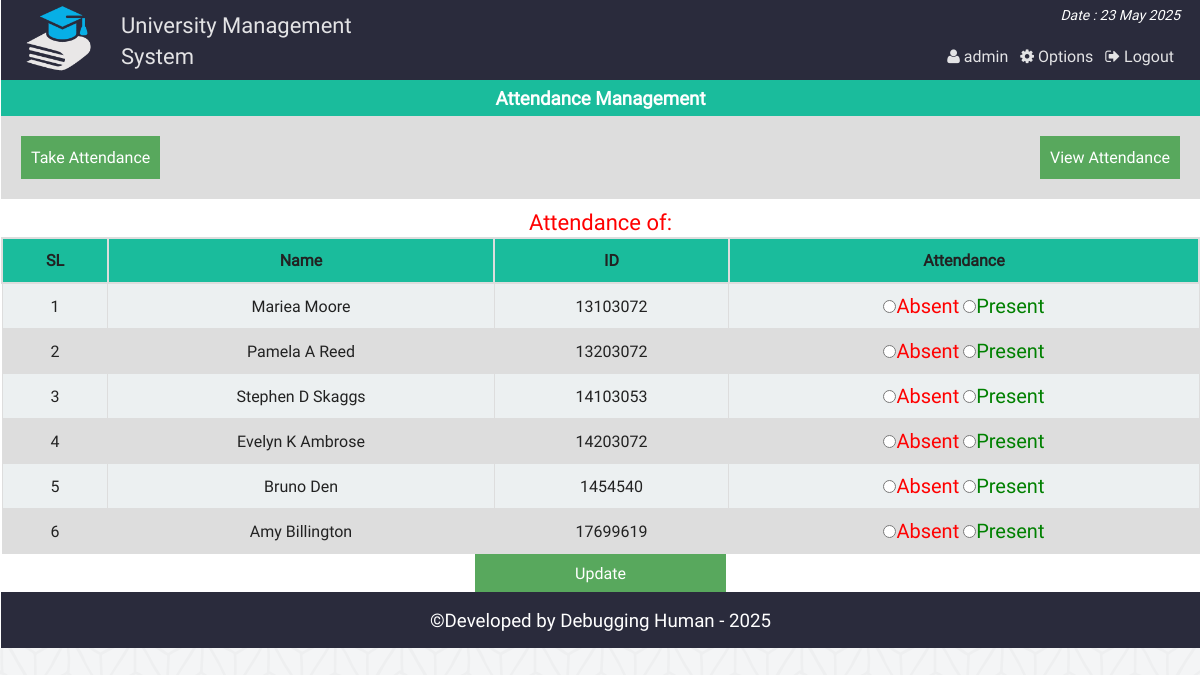
/att_single_view.php (signed in), run on an earlier commit of the app's database.
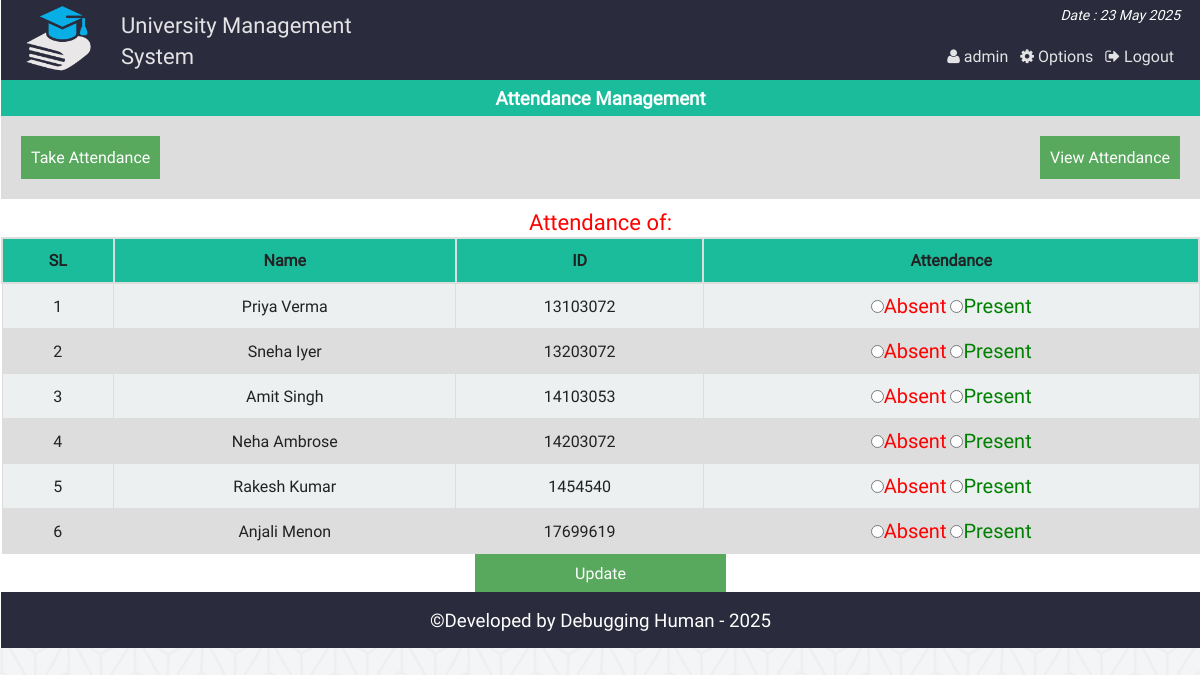
And on a later commit of the database.
### tables this page shows
CREATE TABLE `at_student` (
  `id` int(11) NOT NULL,
  `name` varchar(40) NOT NULL,
  `st_id` int(11) NOT NULL
);

CREATE TABLE `attn` (
  `id` int(11) NOT NULL,
  `st_id` int(11) NOT NULL,
  `atten` varchar(50) NOT NULL,
  `at_date` date NOT NULL
);

### php/functions.php (called while the page is built, shortened)
<?php
class login_registration_class{
	public function attn_all_student($date){
		global $conn;
		$res = $conn->query("select at_student.name, attn.*
			from at_student
			inner join attn
			on at_student.st_id = attn.st_id
			where at_date = '$date' ");
		return $res;
	}
};
?>

### att_single_view.php (the view, shortened to what this page needs)
<?php
	require "php/config.php";
	require_once "php/functions.php";
	$user = new login_registration_class();
?>
<?php
include "php/headertop_admin.php";
?>
<div class="all_student fix">
		<h3 style="text-align:center;color:#fff;margin:0;padding:5px;background:#1abc9c">Attendance Management</h3>
		<div  class="fix" style="background:#ddd;padding:20px;">
			<span style="float:left;"><a style="color:#fff;" href="class_att.php"><button style="background:#58A85D;border:none;color:#fff;padding:10px;">Take Attendance</button></a></span>
			<span style="float:right;"><a style="color:#fff;" href="att_view.php"> <button style="background:#58A85D;border:none;color:#fff;padding:10px;">View Attendance</button></a></span>
		</div>
		<p style="text-align:center;color:#34495e;margin:0;padding-top:8px;color:red;font-size:22px;">
			<?php echo "Attendance of: ".$date;?>
		</p>
	<form action="" method="post">
		<table class="tab_one" style="text-align:center;">
			<tr>
				<th style="text-align:center;">SL</th>
				<th style="text-align:center;">Name</th>
				<th style="text-align:center;">ID</th>
				<th style="text-align:center;">Attendance</th>
			</tr>
			<?php
			$i=0;
				$std = $user->attn_all_student($date);
				if($std){
				while($rows = $std->fetch_assoc()){
				$i++;
		?>
			<tr>
				<td><?php echo $i;?></td>
				<td><?php echo $rows['name'];?></td>
				<td><?php echo $rows['st_id'];?></td>
				<td>
					<label style="color:red;font-size:20px"><input type="radio" name="attn[<?php echo $rows['st_id'];?>]" value="absent" <?php if($rows['atten'] == "absent") echo "checked";?>/>Absent</label>
					<label style="color:green;font-size:20px"> <input type="radio" name="attn[<?php echo $rows['st_id'];?>]" value="present" <?php if($rows['atten'] == "present") echo "checked";?>/>Present</label>
				</td>
			</tr>
			<?php
			} }else echo "failed";
				?>
		</table>
		<center>
		<span><input style="<text-align:right></text-align:right>;background:#58A85D;border:none;color:#fff;padding:8px 100px;" type="submit" name="submit" value="Update" /></span>
		</center>
	</form>
</div>
<?php include "php/footerbottom.php";?>

What changed in the data, as far as the page shows it:
changed at_student: name "Mariea Moore" → "Priya Verma"
changed at_student: name "Pamela A Reed" → "Sneha Iyer"
changed at_student: name "Stephen D Skaggs" → "Amit Singh"
changed at_student: name "Evelyn K Ambrose" → "Neha Ambrose"
changed at_student: name "Bruno Den" → "Rakesh Kumar"
changed at_student: name "Amy Billington" → "Anjali Menon"
